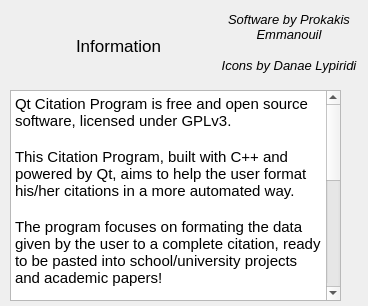
<?xml version="1.0" encoding="UTF-8"?>
<ui version="4.0">
 <class>InfoWindow</class>
 <widget class="QMainWindow" name="InfoWindow">
  <property name="geometry">
   <rect>
    <x>0</x>
    <y>0</y>
    <width>368</width>
    <height>306</height>
   </rect>
  </property>
  <property name="windowTitle">
   <string>MainWindow</string>
  </property>
  <widget class="QWidget" name="centralwidget">
   <widget class="QTextEdit" name="text">
    <property name="geometry">
     <rect>
      <x>10</x>
      <y>90</y>
      <width>331</width>
      <height>211</height>
     </rect>
    </property>
    <property name="font">
     <font>
      <pointsize>12</pointsize>
     </font>
    </property>
    <property name="html">
     <string>&lt;!DOCTYPE HTML PUBLIC &quot;-//W3C//DTD HTML 4.0//EN&quot; &quot;http://www.w3.org/TR/REC-html40/strict.dtd&quot;&gt;
&lt;html&gt;&lt;head&gt;&lt;meta name=&quot;qrichtext&quot; content=&quot;1&quot; /&gt;&lt;style type=&quot;text/css&quot;&gt;
p, li { white-space: pre-wrap; }
&lt;/style&gt;&lt;/head&gt;&lt;body style=&quot; font-family:'Cantarell'; font-size:12pt; font-weight:400; font-style:normal;&quot;&gt;
&lt;p style=&quot; margin-top:0px; margin-bottom:0px; margin-left:0px; margin-right:0px; -qt-block-indent:0; text-indent:0px;&quot;&gt;&lt;span style=&quot; font-family:'MS Shell Dlg 2'; font-size:11pt;&quot;&gt;Qt Citation Program is free and open source software, licensed under GPLv3.&lt;/span&gt;&lt;/p&gt;
&lt;p style=&quot;-qt-paragraph-type:empty; margin-top:0px; margin-bottom:0px; margin-left:0px; margin-right:0px; -qt-block-indent:0; text-indent:0px; font-family:'MS Shell Dlg 2'; font-size:11pt;&quot;&gt;&lt;br /&gt;&lt;/p&gt;
&lt;p style=&quot; margin-top:0px; margin-bottom:0px; margin-left:0px; margin-right:0px; -qt-block-indent:0; text-indent:0px;&quot;&gt;&lt;span style=&quot; font-family:'MS Shell Dlg 2'; font-size:11pt;&quot;&gt;This Citation Program, built with C++ and powered by Qt, aims to help the user format his/her citations in a more automated way. &lt;/span&gt;&lt;/p&gt;
&lt;p style=&quot;-qt-paragraph-type:empty; margin-top:0px; margin-bottom:0px; margin-left:0px; margin-right:0px; -qt-block-indent:0; text-indent:0px; font-family:'MS Shell Dlg 2'; font-size:11pt;&quot;&gt;&lt;br /&gt;&lt;/p&gt;
&lt;p style=&quot; margin-top:0px; margin-bottom:0px; margin-left:0px; margin-right:0px; -qt-block-indent:0; text-indent:0px;&quot;&gt;&lt;span style=&quot; font-family:'MS Shell Dlg 2'; font-size:11pt;&quot;&gt;The program focuses on formating the data given by the user to a complete citation, ready to be pasted into school/university projects and academic papers!&lt;/span&gt;&lt;/p&gt;
&lt;p style=&quot;-qt-paragraph-type:empty; margin-top:0px; margin-bottom:0px; margin-left:0px; margin-right:0px; -qt-block-indent:0; text-indent:0px; font-family:'MS Shell Dlg 2'; font-size:11pt;&quot;&gt;&lt;br /&gt;&lt;/p&gt;
&lt;p style=&quot; margin-top:0px; margin-bottom:0px; margin-left:0px; margin-right:0px; -qt-block-indent:0; text-indent:0px;&quot;&gt;&lt;span style=&quot; font-family:'MS Shell Dlg 2'; font-size:11pt;&quot;&gt;The user is given the choice between the Harvard and APA Citation Standards, allowing for the citation of papers, books and in-book-chapters.&lt;/span&gt;&lt;/p&gt;
&lt;p style=&quot;-qt-paragraph-type:empty; margin-top:0px; margin-bottom:0px; margin-left:0px; margin-right:0px; -qt-block-indent:0; text-indent:0px; font-family:'MS Shell Dlg 2'; font-size:11pt;&quot;&gt;&lt;br /&gt;&lt;/p&gt;
&lt;p style=&quot; margin-top:0px; margin-bottom:0px; margin-left:0px; margin-right:0px; -qt-block-indent:0; text-indent:0px;&quot;&gt;&lt;span style=&quot; font-family:'MS Shell Dlg 2'; font-size:11pt;&quot;&gt;After importing the data in the textfields of the GUI and clicking the &amp;quot;Go&amp;quot; button, the user is presented with the resulting citation. &lt;/span&gt;&lt;/p&gt;
&lt;p style=&quot;-qt-paragraph-type:empty; margin-top:0px; margin-bottom:0px; margin-left:0px; margin-right:0px; -qt-block-indent:0; text-indent:0px; font-family:'MS Shell Dlg 2'; font-size:11pt;&quot;&gt;&lt;br /&gt;&lt;/p&gt;
&lt;p style=&quot; margin-top:0px; margin-bottom:0px; margin-left:0px; margin-right:0px; -qt-block-indent:0; text-indent:0px;&quot;&gt;&lt;span style=&quot; font-family:'MS Shell Dlg 2'; font-size:11pt;&quot;&gt;By clicking the &amp;quot;Copy&amp;quot; button, the citation gets copied to the system clipboard, ready to be pasted where needed.&lt;/span&gt;&lt;/p&gt;
&lt;p style=&quot;-qt-paragraph-type:empty; margin-top:0px; margin-bottom:0px; margin-left:0px; margin-right:0px; -qt-block-indent:0; text-indent:0px; font-family:'MS Shell Dlg 2'; font-size:11pt;&quot;&gt;&lt;br /&gt;&lt;/p&gt;
&lt;p style=&quot; margin-top:0px; margin-bottom:0px; margin-left:0px; margin-right:0px; -qt-block-indent:0; text-indent:0px;&quot;&gt;&lt;span style=&quot; font-family:'MS Shell Dlg 2'; font-size:11pt;&quot;&gt;Please note that this program comes without any warranty!&lt;/span&gt;&lt;/p&gt;
&lt;p style=&quot;-qt-paragraph-type:empty; margin-top:0px; margin-bottom:0px; margin-left:0px; margin-right:0px; -qt-block-indent:0; text-indent:0px; font-family:'MS Shell Dlg 2'; font-size:11pt;&quot;&gt;&lt;br /&gt;&lt;/p&gt;&lt;/body&gt;&lt;/html&gt;</string>
    </property>
   </widget>
   <widget class="QWidget" name="layoutWidget">
    <property name="geometry">
     <rect>
      <x>10</x>
      <y>20</y>
      <width>151</width>
      <height>51</height>
     </rect>
    </property>
    <layout class="QHBoxLayout" name="horizontalLayout">
     <item>
      <widget class="QLabel" name="label_icon">
       <property name="text">
        <string/>
       </property>
      </widget>
     </item>
     <item>
      <widget class="QLabel" name="label">
       <property name="font">
        <font>
         <pointsize>13</pointsize>
        </font>
       </property>
       <property name="text">
        <string>Information</string>
       </property>
      </widget>
     </item>
    </layout>
   </widget>
   <widget class="QWidget" name="layoutWidget">
    <property name="geometry">
     <rect>
      <x>220</x>
      <y>10</y>
      <width>138</width>
      <height>71</height>
     </rect>
    </property>
    <layout class="QVBoxLayout" name="verticalLayout">
     <item>
      <widget class="QLabel" name="label_2">
       <property name="font">
        <font>
         <family>MS Sans Serif</family>
         <pointsize>10</pointsize>
         <italic>true</italic>
        </font>
       </property>
       <property name="text">
        <string>Software by Prokakis Emmanouil</string>
       </property>
       <property name="alignment">
        <set>Qt::AlignCenter</set>
       </property>
       <property name="wordWrap">
        <bool>true</bool>
       </property>
      </widget>
     </item>
     <item>
      <widget class="QLabel" name="label_3">
       <property name="font">
        <font>
         <family>MS Sans Serif</family>
         <pointsize>10</pointsize>
         <italic>true</italic>
        </font>
       </property>
       <property name="text">
        <string>Icons by Danae Lypiridi</string>
       </property>
       <property name="alignment">
        <set>Qt::AlignCenter</set>
       </property>
       <property name="wordWrap">
        <bool>true</bool>
       </property>
      </widget>
     </item>
    </layout>
   </widget>
  </widget>
 </widget>
 <resources/>
 <connections/>
</ui>
